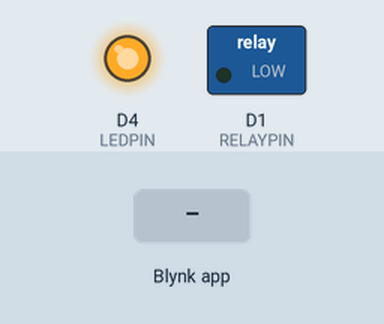
This sketch was run on a simulated ESP8266 (NodeMCU). Parts: switched loads named in the sketch (green lamp = pin HIGH), output pins drawn as LEDs (lit = HIGH). The inputs (shaded band) are chosen by the test bench. WiFi joins after 1.5 s; servers stay silent unless stated.

Above: at 3.0 s.
3.1 s: Blynk app writes 1 to V1
At 3.4 s:
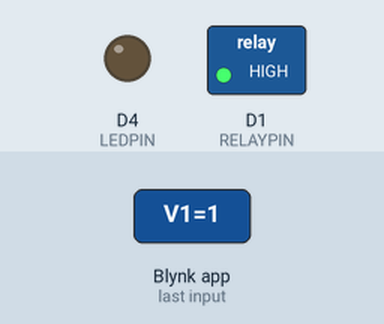
4.6 s: Blynk app writes 1 to V4
At 5.7 s:
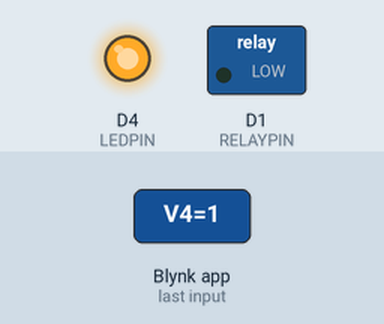
6.1 s: Blynk app writes 0 to V1
At 6.9 s:
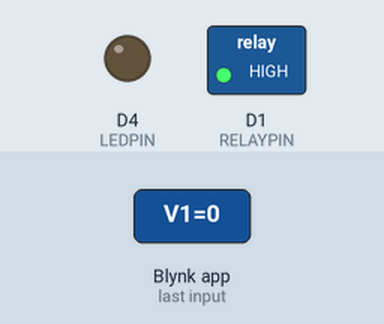
Timing chart, 0 to 9.1 s (numbered marks = the images above; inputs shaded):
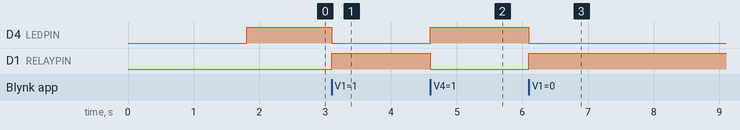

Measured:
- after the input at 3.1 s, D4 (LEDPIN): HIGH → LOW at once; D1 (RELAYPIN): LOW → HIGH at once
- after the input at 4.6 s, D4 (LEDPIN): LOW → HIGH at once; D1 (RELAYPIN): HIGH → LOW at once
- after the input at 6.1 s, D4 (LEDPIN): HIGH → LOW at once; D1 (RELAYPIN): LOW → HIGH at once

The sketch:

Relay_Button.ino
```cpp
/* Comment this out to disable prints and save space */
//test

#define BLYNK_PRINT Serial


#include <ESP8266WiFi.h>
#include <BlynkSimpleEsp8266.h>

#define RELAYPIN D1
#define LEDPIN LED_BUILTIN
char auth[] = "5e4ef8cc78ba4479bfa06ffa414c51a7";

char ssid[] = "PLE";
char pass[] = "bilanwpa";

SimpleTimer timer;
int CountdownRemainReset;
int CountdownRemain;
int CountdownTimer;

void setup()
{
  // Debug console
  Serial.begin(9600);
  Blynk.begin(auth, ssid, pass);
  pinMode(RELAYPIN, OUTPUT);
  pinMode(LEDPIN, OUTPUT);
  digitalWrite(LEDPIN, HIGH);

  CountdownTimer = timer.setInterval(1000, CountdownTimerFunction);
  timer.disable(CountdownTimer); // disable it on boot
}

BLYNK_WRITE(V1)
{
  digitalWrite(RELAYPIN, HIGH);
  digitalWrite(LEDPIN, LOW);
  timer.enable(CountdownTimer);
  CountdownRemain = 60;
}

BLYNK_WRITE(V2)
{
  digitalWrite(RELAYPIN, HIGH);
  digitalWrite(LEDPIN, LOW);
  timer.enable(CountdownTimer);
  CountdownRemain = 300;
}

BLYNK_WRITE(V3)
{
  digitalWrite(RELAYPIN, HIGH);
  digitalWrite(LEDPIN, LOW);
  timer.enable(CountdownTimer);
  CountdownRemain = 900;
}

BLYNK_WRITE(V4)
{
  digitalWrite(RELAYPIN, LOW);
  digitalWrite(LEDPIN, HIGH);
  timer.disable(CountdownTimer);
}


void CountdownTimerFunction() {
  CountdownRemain--; // remove 1 every second
  if (!CountdownRemain) { // check if CountdownRemain == 0/FALSE/LOW
    timer.disable(CountdownTimer); // if 0 stop timer
    digitalWrite(RELAYPIN, LOW);
    digitalWrite(LEDPIN, HIGH);
  }
}

void loop()
{
  Blynk.run();
  timer.run();
}
```
